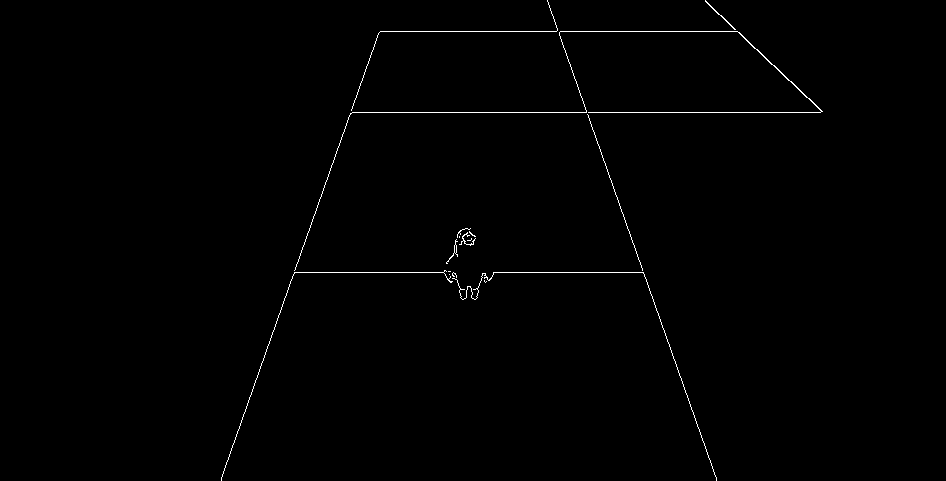

Source code (Python):
import cv2
import numpy as np
from matplotlib import pyplot as plt

img = cv2.imread('test.png',0)
edges = cv2.Canny(img,100,200)
cv2.imshow("image", np.float32(edges))
cv2.imwrite("part2.png",np.float32(edges))
cv2.waitKey(0)
